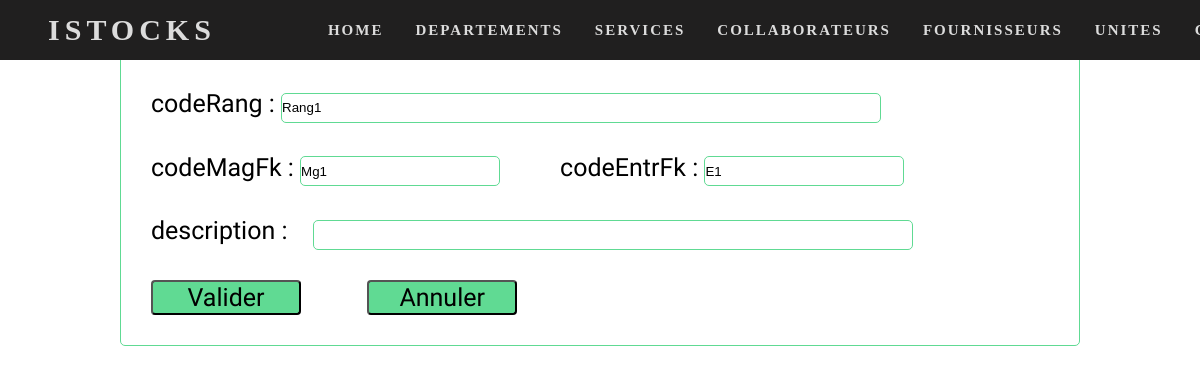
Page /Pages/EditRang.php?codeRang=Rang1&codeMagFk=Mg1&codeEntrFk=E1 on the earlier database version.
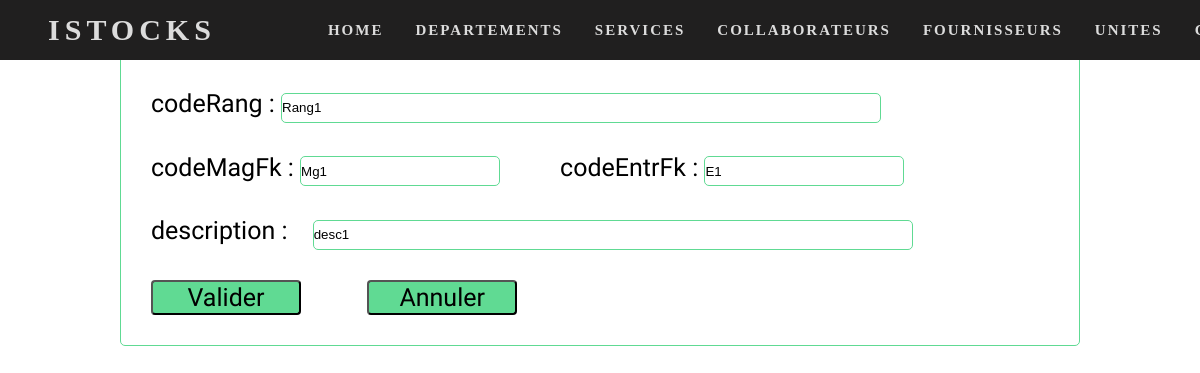
Same page on the later database version.
### tables this page shows
create table Rangs(
    codeRang varchar(20),
    codeMagFk varchar(20) null,
    codeEntrFk varchar(20) null,
    description varchar(255),
     constraint pk primary key(codeRang,codeEntrFk)
);

### MyLibrery/connecter.php (called while the page is built, shortened)
<?php
function ExecuteReader($pdo,$req){
    return $pdo->query($req);
}
?>

### Pages/EditRang.php (the view, shortened to what this page needs)
<?php
include("../myLibrery/head_istocks.php");
include("../myLibrery/connecter.php");
$codeRang="";
$codeMagFk="";
$codeEntrFk="";
$desc= "";
if(isset($_GET['codeRang']) && isset($_GET['codeMagFk']) && isset($_GET['codeEntrFk']))
{
    $codeRang=$_GET['codeRang'];
    $codeMagFk=$_GET['codeMagFk'];
    $codeEntrFk=$_GET['codeEntrFk'];
    if(!empty($codeRang)){
        $dr_mod=ExecuteReader($cnx,"select * from Rangs where codeRang='$codeRang' and codeMagFk = '$codeMagFk' and codeEntrFk = '$codeEntrFk';");
        $data=$dr_mod->fetchAll();
        $codeRang=$data[0]['codeRang'];
        $codeMagFk=$data[0]['codeMagFk'];
        $codeEntrFk=$data[0]['codeEntrFk'];
        $desc=$data[0]['description'];
    }
}
if(isset($_GET) && count($_GET)>0){
    if(isset($_GET['codeRang']))
    {
        $codeRang=$_GET['codeRang'];
    }
    if(isset($_GET['codeMagFk']))
    {
        $codeMagFk=$_GET['codeMagFk'];
    }
    if(isset($_GET['codeEntrFk']))
    {
        $codeEntrFk=$_GET['codeEntrFk'];
    }
}
?>
<br>
    <form action="EditRang.php" method="get" id="frm">
           <div class="all">
            <div class="title">
                <H3>Mise à jour</H3>
            </div>
            <div class ="textP">
               <label>codeRang :  </label>
               <input type="text" name="codeRang" class="txtL" value="<?php echo($codeRang); ?>" readonly="true"><br>
             </div>
            <div class="text">
               <div class="marg">
               <label>codeMagFk :  </label>
                <input type="text" name="codeMagFk" class="txt" value="<?php echo($codeMagFk); ?>"readonly="true" >
                <br>
               </div>
               <div class="marg">
               <label>codeEntrFk :  </label>
               <input type="text" name="codeEntrFk" class="txt" value="<?php echo($codeEntrFk); ?>"readonly="true">
             <br>
               </div>
            </div>
          <div class="textP">
            <label>description : </label>&ensp;
            <input type="text" name="description"class="txtL" value="<?php echo($desc); ?>"><br>
            </div>
            <div class="part-btn">
            <input type="submit" name="btn" value="Valider" id="button">
            <input type="submit" name="btn" value="Annuler" id="button">
            </div>
           </div>
    </form>
</body>
</html>

Differences in the rows shown:
added rangs: description "desc1"
